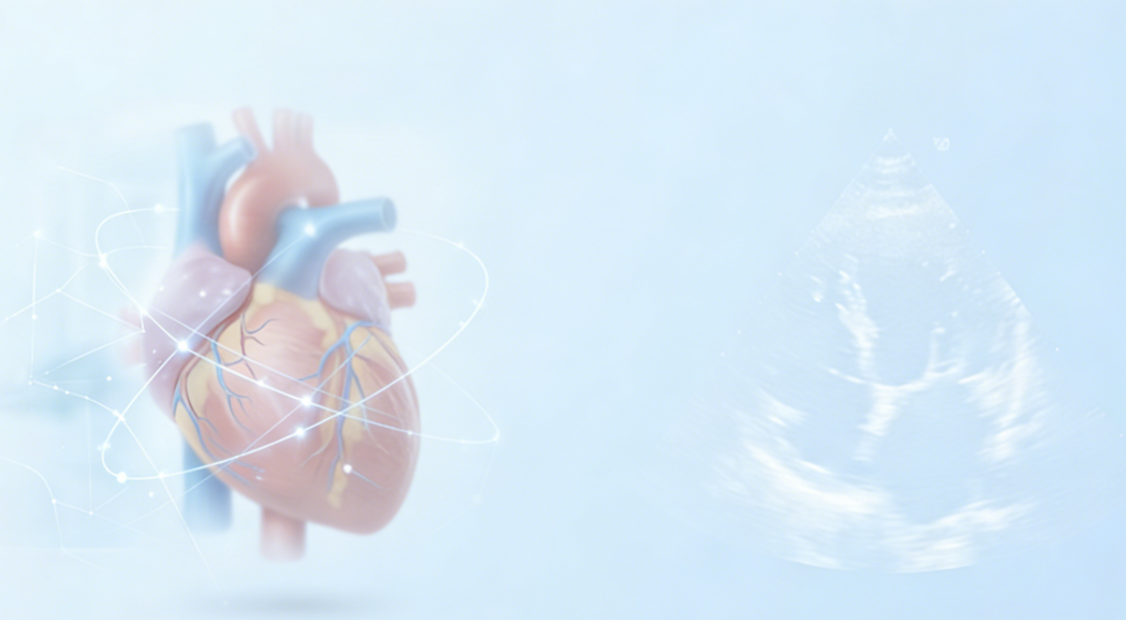
#> input picture frontend/ui_res/login_back.png, 1126 x 620 px, found by its file name
$ python Z-score.py
#> lines starting #> are read from the running program, lines starting #| are printed output that depends on the picture

# [58 lines of commented-out code are left out]

import numpy as np
import matplotlib.pyplot as plt
import cv2

def plot_true_perfect_zscore_for_ppt(image_path):
    # 1. 读取原图
    img_raw = cv2.imread(image_path, cv2.IMREAD_GRAYSCALE)
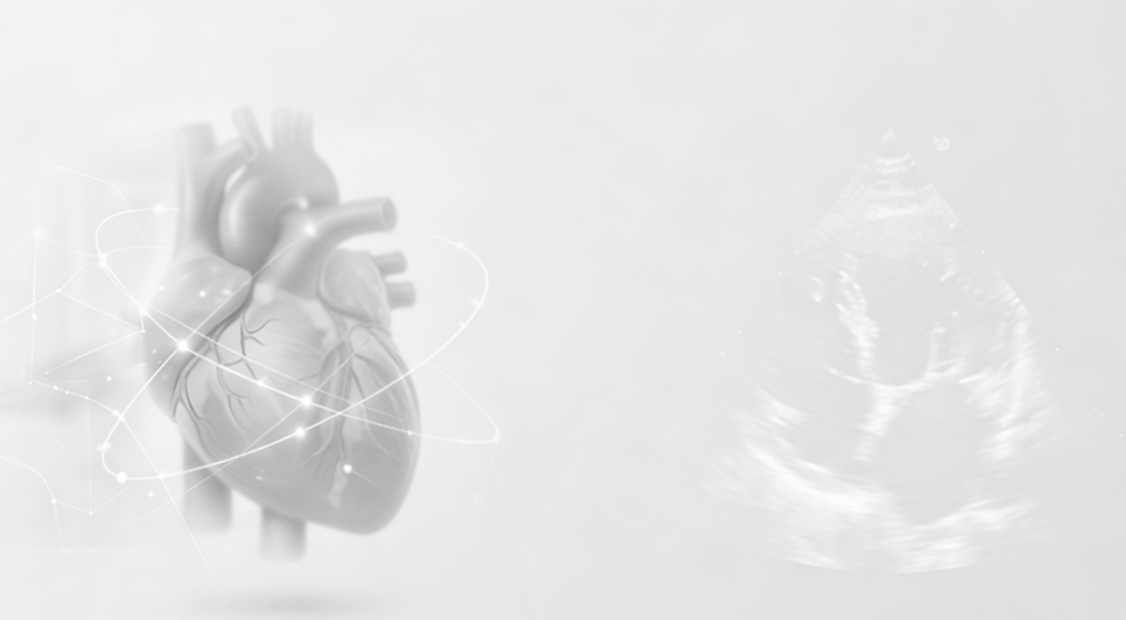
#> img_raw: shape (620, 1126); min 135, max 255, mean 228.6
    if img_raw is None:
        print("未找到图片，请检查路径！")
        return

    # 2. 提取有效组织
    tissue_pixels = img_raw[img_raw > 15].astype(np.float32)

    # 3. 将组织特征归一化到基础区间 (0~1)
    base_norm = (tissue_pixels - tissue_pixels.min()) / (tissue_pixels.max() - tissue_pixels.min() + 1e-8)

    # 4. 完美的线性模拟（绝对不会产生 255 截断）
    data_dark = base_norm * 60 + 40     # 设备A
    data_bright = base_norm * 100 + 120 # 设备B

    # 5. 分别计算 Z-score
    z_dark = (data_dark - np.mean(data_dark)) / (np.std(data_dark) + 1e-8)
    z_bright = (data_bright - np.mean(data_bright)) / (np.std(data_bright) + 1e-8)

    # 6. 绘图
    fig = plt.figure(figsize=(14, 6))
    plt.rcParams['font.sans-serif'] = ['SimHei'] # 支持中文
    plt.rcParams['axes.unicode_minus'] = False
    fig.patch.set_facecolor('#f8f9fa')

    # --- 左侧：处理前 ---
    ax1 = fig.add_subplot(1, 2, 1)
    # 【强制统一原始图像网格】
    raw_bins = np.linspace(0, 255, 100)
    ax1.hist(data_dark, bins=raw_bins, color='royalblue', alpha=0.8, label='设备A (偏暗/低对比)')
    ax1.hist(data_bright, bins=raw_bins, color='crimson', alpha=0.7, label='设备B (偏亮/高对比)')
    ax1.set_title("处理前：灰度分布跨设备差异大（模拟亮度/对比度不同）", fontsize=15, fontweight='bold')
    ax1.set_xlabel("像素灰度值 (0-255)")
    ax1.set_ylabel("组织像素数量")
    ax1.legend(fontsize=13)
    ax1.set_xlim(0, 255)
    ax1.grid(True, linestyle='--', alpha=0.5)

    # --- 右侧：处理后 ---
    ax2 = fig.add_subplot(1, 2, 2)
    # 🌟【终极修复核心】：强制使用绝对一致的 Bin 网格边界，杜绝任何自动计算误差！
    shared_bins = np.linspace(-4, 4, 100)

    # 调整透明度，让底部的蓝色和顶部的红色混合成纯正的紫色
    ax2.hist(z_dark, bins=shared_bins, color='royalblue', alpha=0.9, label='设备A (Z-score后)')
    ax2.hist(z_bright, bins=shared_bins, color='crimson', alpha=0.6, label='设备B (Z-score后)')

    ax2.set_title("Z-score 处理后：消除物理差异，分布重合", fontsize=15, fontweight='bold')
    ax2.set_xlabel("标准正态分布值")
    ax2.legend(fontsize=13)
    ax2.grid(True, linestyle='--', alpha=0.5)

    plt.tight_layout()
    plt.show()
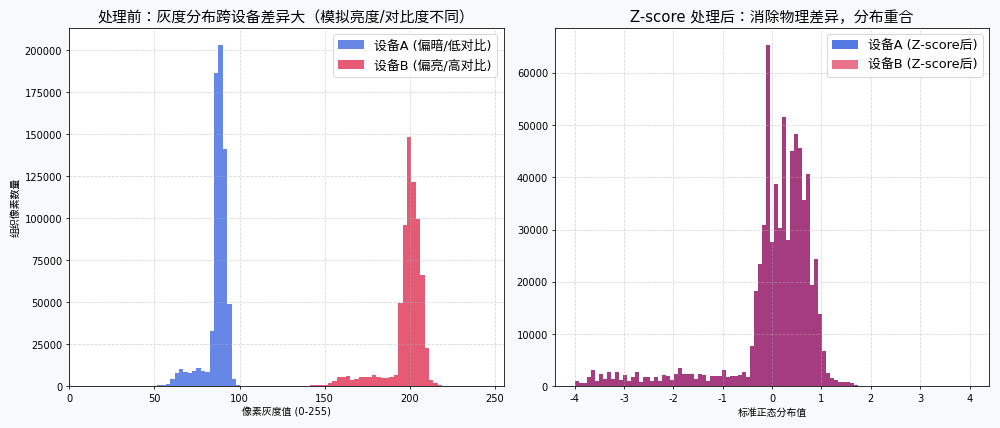
#> figure drawn by matplotlib, 2 panels; panel 1: tallest bar 203332 high, from x = 87.58 to 90.15; panel 1: tallest bar 148328 high, from x = 198.3 to 200.9; panel 2: tallest bar 65407 high, from x = -0.121 to -0.0404; panel 2: tallest bar 65407 high, from x = -0.121 to -0.0404

# 运行代码
# plot_true_perfect_zscore_for_ppt("你的超声图路径.jpg")
plot_true_perfect_zscore_for_ppt("C:\\Users\\29809\\Desktop\\echo\\frontend\\ui_res\\login_back.png")
